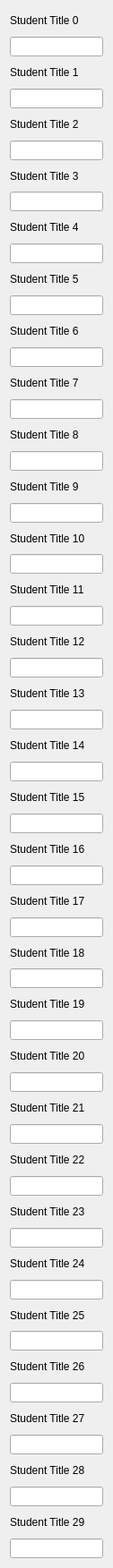
            <widget class="QWidget" name="scrollAreaWidgetContents_16">
             <property name="geometry">
              <rect>
               <x>-35</x>
               <y>0</y>
               <width>126</width>
               <height>1752</height>
              </rect>
             </property>
             <layout class="QVBoxLayout" name="verticalLayout_61">
              <item>
               <widget class="QLabel" name="lbl_static_student_title_0">
                <property name="text">
                 <string>Student Title 0</string>
                </property>
               </widget>
              </item>
              <item>
               <widget class="QLineEdit" name="txt_student_title_0"/>
              </item>
              <item>
               <widget class="QLabel" name="lbl_static_student_title_1">
                <property name="text">
                 <string>Student Title 1</string>
                </property>
               </widget>
              </item>
              <item>
               <widget class="QLineEdit" name="txt_student_title_1"/>
              </item>
              <item>
               <widget class="QLabel" name="lbl_static_student_title_2">
                <property name="text">
                 <string>Student Title 2</string>
                </property>
               </widget>
              </item>
              <item>
               <widget class="QLineEdit" name="txt_student_title_2"/>
              </item>
              <item>
               <widget class="QLabel" name="lbl_static_student_title_3">
                <property name="text">
                 <string>Student Title 3</string>
                </property>
               </widget>
              </item>
              <item>
               <widget class="QLineEdit" name="txt_student_title_3"/>
              </item>
              <item>
               <widget class="QLabel" name="lbl_static_student_title_4">
                <property name="text">
                 <string>Student Title 4</string>
                </property>
               </widget>
              </item>
              <item>
               <widget class="QLineEdit" name="txt_student_title_4"/>
              </item>
              <item>
               <widget class="QLabel" name="lbl_static_student_title_5">
                <property name="text">
                 <string>Student Title 5</string>
                </property>
               </widget>
              </item>
              <item>
               <widget class="QLineEdit" name="txt_student_title_5"/>
              </item>
              <item>
               <widget class="QLabel" name="lbl_static_student_title_6">
                <property name="text">
                 <string>Student Title 6</string>
                </property>
               </widget>
              </item>
              <item>
               <widget class="QLineEdit" name="txt_student_title_6"/>
              </item>
              <item>
               <widget class="QLabel" name="lbl_static_student_title_7">
                <property name="text">
                 <string>Student Title 7</string>
                </property>
               </widget>
              </item>
              <item>
               <widget class="QLineEdit" name="txt_student_title_7"/>
              </item>
              <item>
               <widget class="QLabel" name="lbl_static_student_title_8">
                <property name="text">
                 <string>Student Title 8</string>
                </property>
               </widget>
              </item>
              <item>
               <widget class="QLineEdit" name="txt_student_title_8"/>
              </item>
              <item>
               <widget class="QLabel" name="lbl_static_student_title_9">
                <property name="text">
                 <string>Student Title 9</string>
                </property>
               </widget>
              </item>
              <item>
               <widget class="QLineEdit" name="txt_student_title_9"/>
              </item>
              <item>
               <widget class="QLabel" name="lbl_static_student_title_10">
                <property name="text">
                 <string>Student Title 10</string>
                </property>
               </widget>
              </item>
              <item>
               <widget class="QLineEdit" name="txt_student_title_10"/>
              </item>
              <item>
               <widget class="QLabel" name="lbl_static_student_title_11">
                <property name="text">
                 <string>Student Title 11</string>
                </property>
               </widget>
              </item>
              <item>
               <widget class="QLineEdit" name="txt_student_title_11"/>
              </item>
              <item>
               <widget class="QLabel" name="lbl_static_student_title_12">
                <property name="text">
                 <string>Student Title 12</string>
                </property>
               </widget>
              </item>
              <item>
               <widget class="QLineEdit" name="txt_student_title_12"/>
              </item>
              <item>
               <widget class="QLabel" name="lbl_static_student_title_13">
                <property name="text">
                 <string>Student Title 13</string>
                </property>
               </widget>
              </item>
              <item>
               <widget class="QLineEdit" name="txt_student_title_13"/>
              </item>
              <item>
               <widget class="QLabel" name="lbl_static_student_title_14">
                <property name="text">
                 <string>Student Title 14</string>
                </property>
               </widget>
              </item>
              <item>
               <widget class="QLineEdit" name="txt_student_title_14"/>
              </item>
              <item>
               <widget class="QLabel" name="lbl_static_student_title_15">
                <property name="text">
                 <string>Student Title 15</string>
                </property>
               </widget>
              </item>
              <item>
               <widget class="QLineEdit" name="txt_student_title_15"/>
              </item>
              <item>
               <widget class="QLabel" name="lbl_static_student_title_16">
                <property name="text">
                 <string>Student Title 16</string>
                </property>
               </widget>
              </item>
              <item>
               <widget class="QLineEdit" name="txt_student_title_16"/>
              </item>
              <item>
               <widget class="QLabel" name="lbl_static_student_title_17">
                <property name="text">
                 <string>Student Title 17</string>
                </property>
               </widget>
              </item>
              <item>
               <widget class="QLineEdit" name="txt_student_title_17"/>
              </item>
              <item>
               <widget class="QLabel" name="lbl_static_student_title_18">
                <property name="text">
                 <string>Student Title 18</string>
                </property>
               </widget>
              </item>
              <item>
               <widget class="QLineEdit" name="txt_student_title_18"/>
              </item>
              <item>
               <widget class="QLabel" name="lbl_static_student_title_19">
                <property name="text">
                 <string>Student Title 19</string>
                </property>
               </widget>
              </item>
              <item>
               <widget class="QLineEdit" name="txt_student_title_19"/>
              </item>
              <item>
               <widget class="QLabel" name="lbl_static_student_title_20">
                <property name="text">
                 <string>Student Title 20</string>
                </property>
               </widget>
              </item>
              <item>
               <widget class="QLineEdit" name="txt_student_title_20"/>
              </item>
              <item>
               <widget class="QLabel" name="lbl_static_student_title_21">
                <property name="text">
                 <string>Student Title 21</string>
                </property>
               </widget>
              </item>
              <item>
               <widget class="QLineEdit" name="txt_student_title_21"/>
              </item>
              <item>
               <widget class="QLabel" name="lbl_static_student_title_22">
                <property name="text">
                 <string>Student Title 22</string>
                </property>
               </widget>
              </item>
              <item>
               <widget class="QLineEdit" name="txt_student_title_22"/>
              </item>
              <item>
               <widget class="QLabel" name="lbl_static_student_title_23">
                <property name="text">
                 <string>Student Title 23</string>
                </property>
               </widget>
              </item>
              <item>
               <widget class="QLineEdit" name="txt_student_title_23"/>
              </item>
              <item>
               <widget class="QLabel" name="lbl_static_student_title_24">
                <property name="text">
                 <string>Student Title 24</string>
                </property>
               </widget>
              </item>
              <item>
               <widget class="QLineEdit" name="txt_student_title_24"/>
              </item>
              <item>
               <widget class="QLabel" name="lbl_static_student_title_25">
                <property name="text">
                 <string>Student Title 25</string>
                </property>
               </widget>
              </item>
              <item>
               <widget class="QLineEdit" name="txt_student_title_25"/>
              </item>
              <item>
               <widget class="QLabel" name="lbl_static_student_title_26">
                <property name="text">
                 <string>Student Title 26</string>
                </property>
               </widget>
              </item>
              <item>
               <widget class="QLineEdit" name="txt_student_title_26"/>
              </item>
              <item>
               <widget class="QLabel" name="lbl_static_student_title_27">
                <property name="text">
                 <string>Student Title 27</string>
                </property>
               </widget>
              </item>
              <item>
               <widget class="QLineEdit" name="txt_student_title_27"/>
              </item>
              <item>
               <widget class="QLabel" name="lbl_static_student_title_28">
                <property name="text">
                 <string>Student Title 28</string>
                </property>
               </widget>
              </item>
              <item>
               <widget class="QLineEdit" name="txt_student_title_28"/>
              </item>
              <item>
               <widget class="QLabel" name="lbl_static_student_title_29">
                <property name="text">
                 <string>Student Title 29</string>
                </property>
               </widget>
              </item>
              <item>
               <widget class="QLineEdit" name="txt_student_title_29"/>
              </item>
             </layout>
            </widget>
